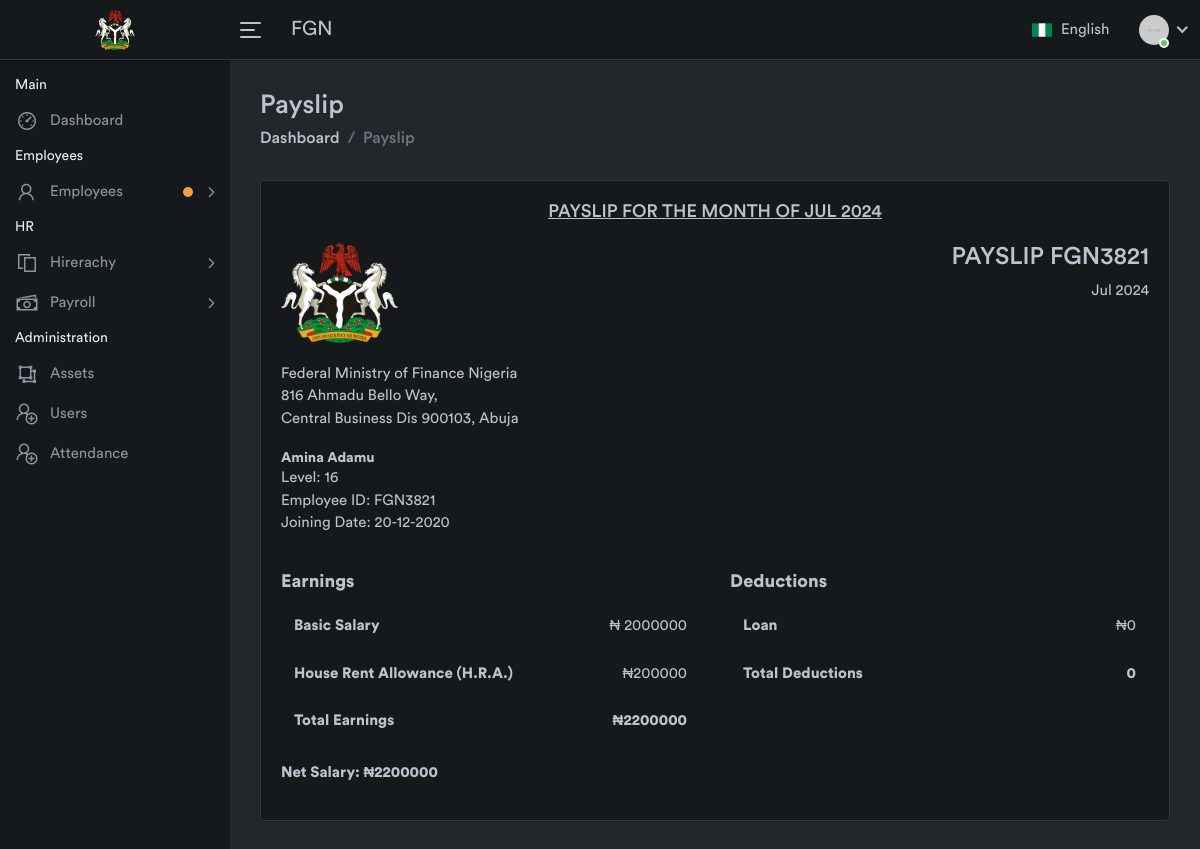
Screenshot of /salary-view.php?id=FGN3821 with the database file from the repository.
### tables this page shows
CREATE TABLE IF NOT EXISTS `employee` (
  `id` int(6) NOT NULL AUTO_INCREMENT,
  `name` varchar(255) NOT NULL,
  `email` varchar(255) NOT NULL,
  `empID` varchar(255) NOT NULL,
  `joiningDate` varchar(255) NOT NULL,
  `phone` varchar(14) NOT NULL,
  `department` varchar(255) NOT NULL,
  `address` varchar(255) DEFAULT NULL,
  `Gender` varchar(255) DEFAULT NULL,
  `dob` varchar(255) DEFAULT NULL,
  `isAdmin` int(6) NOT NULL DEFAULT '0',
  `password` varchar(255) NOT NULL,
  `account` int(15) DEFAULT NULL,
  `bank` varchar(255) DEFAULT NULL,
  `picture` varchar(255) DEFAULT NULL,
  PRIMARY KEY (`id`)
);

CREATE TABLE IF NOT EXISTS `salary` (
  `id` int(6) NOT NULL AUTO_INCREMENT,
  `empID` varchar(255) NOT NULL,
  `level` int(6) NOT NULL,
  `basic` int(255) NOT NULL,
  `hra` int(255) NOT NULL,
  `loan` int(255) NOT NULL,
  `salary` int(255) NOT NULL,
  PRIMARY KEY (`id`)
);

### class.php (called while the page is built, shortened)
<?php
class major{
	public $connect;
	public $query;
	public $statement;
	function __construct()
	{
		$this->connect = new PDO("mysql:host=localhost;dbname=fgnpayroll", "root", "");
		$this->today = date("Y-m-d");
	}
    function execute($data = null)
	{
		try{
		$this->statement = $this->connect->prepare($this->query);
		if($data)
		{
			$this->statement->execute($data);
		}
		else
		{
			$this->statement->execute();
		}
	}catch(PDOException $e){
     $e->getMessage();
	}
	}
	function row_count()
	{
		return $this->statement->rowCount();
	}
	function get_result()
	{
		return $this->connect->query($this->query, PDO::FETCH_ASSOC);
	}
    function get_employee_basic_salary($id){
        $this->query="
        SELECT * FROM `salary` WHERE empID='$id'
        ";
        $this->execute();
        $row = $this->get_result();
        foreach($row as $res){
            return $res['basic'];
        }
    }
    function get_employee_hra($id){
        $this->query="
        SELECT * FROM `salary` WHERE empID='$id'
        ";
        $this->execute();
        $row = $this->get_result();
        foreach($row as $res){
            return $res['hra'];
        }
    }
    function get_employee_loan($id){
        $this->query="
        SELECT * FROM salary WHERE empID='$id'
        ";
        $this->execute();
        $row = $this->get_result();
        foreach($row as $res){
            return $res['loan'];
        }
    }
          function get_present_times($id){
            $month = date('m');
            $this->query="
            SELECT * FROM attendance WHERE month='$month' AND emp_id='$id'
            ";
               $count = $this->row_count();
            return $count;
          }
function get_staff_deduction($id){
    $month = date('m');
$this->query="
SELECT SUM(amount) AS total_amount FROM deductions WHERE emp_id='$id' AND month='$month'
";
$this->execute();
$res = $this->get_result();
foreach($res as $row){
    return $row['total_amount'];
}
}
}
?>

### salary-view.php (the view, shortened to what this page needs)
<?php
include('class.php');
$object = new major;
 ?>
<?php include('include/header.php') ?>
<?php include 'include/connection.php';?>
<?php include('include/nav.php') ?>
<?php include('include/sidenav.php') ?>
<?php
$empID = $_GET['id'];
?>
<?php
                                   $result = mysqli_query($conn,"SELECT employee.id,employee.empID,employee.name,employee.email,employee.joiningDate, salary.salary,salary.level,salary.basic,salary.hra,salary.loan
                                   FROM employee INNER JOIN salary ON employee.empID = salary.empID WHERE employee.empID='$empID'");
                                   $row = mysqli_fetch_array($result);
 ?>
    <div class="page-wrapper">
            <div class="content container-fluid">
                <div class="page-header">
                    <div class="row align-items-center">
                        <div class="col">
                            <h3 class="page-title">Payslip</h3>
                            <ul class="breadcrumb">
                                <li class="breadcrumb-item"><a href="index.php">Dashboard</a></li>
                                <li class="breadcrumb-item active">Payslip</li>
                            </ul>
                        </div>
                    </div>
                </div>
                <div class="row">
                    <div class="col-md-12">
                        <div class="card">
                            <div class="card-body">
                            <h4 class="payslip-title">Payslip for the month of <?php echo date('M') ?>
                              <?php echo date('Y') ?></h4>
                                <div class="row">
                                    <div class="col-sm-6 m-b-20">
                                        <img src="assets/img/logo.png" class="inv-logo" alt="">
                                        <ul class="list-unstyled mb-0">
                                            <li>Federal Ministry of Finance Nigeria</li>
                                            <li>816 Ahmadu Bello Way,</li>
                                            <li>Central Business Dis 900103, Abuja</li>
                                        </ul>
                                    </div>
                                    <div class="col-sm-6 m-b-20">
                                        <div class="invoice-details">
                                            <h3 class="text-uppercase">Payslip <?php echo $empID ?></h3>
                                            <ul class="list-unstyled">
                                            <li> <span> <?php echo date('M') ?> <?php echo date('Y') ?></span></li>
                                            </ul>
                                        </div>
                                    </div>
                                </div>
                                <div class="row">
                                    <div class="col-lg-12 m-b-20">
                                        <ul class="list-unstyled">
                                            <li><h5 class="mb-0"><strong><?php echo $row['name'] ?></strong></h5></li>
                                            <li><span>Level: <?php echo $row['level'] ?></span></li>
                                            <li>Employee ID: <?php echo $row['empID'] ?></li>
                                            <li>Joining Date: <?php echo $row['joiningDate'] ?></li>
                                        </ul>
                                    </div>
                                </div>
                                <div class="row">
                                    <div class="col-sm-6">
                                        <div>
                                            <h4 class="m-b-10"><strong>Earnings</strong></h4>
                                            <table class="table table-bordered">
                                                <tbody>
                                                    <tr>
                                                        <td><strong>Basic Salary</strong> <span class="float-right">₦ <?php echo $row['basic'] ?></span></td>
                                                    </tr>
                                                    <tr>
                                                        <td><strong>House Rent Allowance (H.R.A.)</strong> <span class="float-right">₦<?php echo $row['hra'] ?></span></td>
                                                    </tr>
                                                    <tr>
                                                 <?php   $total_earnings=  $object->get_employee_basic_salary($row['empID']) + $object->get_employee_hra($row['empID']); ?>
                                                        <td><strong>Total Earnings</strong> <span class="float-right"><strong>₦<?php echo $total_earnings ?></strong></span></td>
                                                    </tr>
                                                </tbody>
                                            </table>
                                        </div>
                                    </div>
                                    <div class="col-sm-6">
                                        <div>
                                            <h4 class="m-b-10"><strong>Deductions</strong></h4>
                                            <table class="table table-bordered">
                                                <tbody>
                                                <?php
                                                    $loan = $object->get_employee_loan($row['empID']);
                                                            $salary = $object->get_employee_basic_salary($row['empID']);
                                                            $deduction = $object->get_staff_deduction($row['id']);
                                                            $final_deduction = $deduction+ $loan;
                                                            $net_salary = $total_earnings - $final_deduction;
                                                    ?>
                                            <tr>
                                                <td><strong>Loan</strong> <span
                                                        class="float-right">₦<?php echo $loan ?></span></td>
                                            </tr>
                                                    <tr>
                                                        <td><strong>Total Deductions</strong> <span class="float-right"><strong><?php echo $loan  ?></strong></span></td>
                                                    </tr>
                                                </tbody>
                                            </table>
                                        </div>
                                    </div>
                                    <div class="col-sm-12">
                                        <p><strong>Net Salary: ₦<?php echo $net_salary ?></strong></p>
                                    </div>
                                </div>
                            </div>
                        </div>
                    </div>
                </div>
            </div>
        </div>
<?php include('include/footer.php') ?>

### rows the page displays
employee: name "Amina Adamu", salary.level "16", empID "FGN3821", joiningDate "20-12-2020", salary.basic "2000000", salary.hra "200000", empID.hra "2200000"

### other values shown
$empID "FGN3821"
$loan "0"
